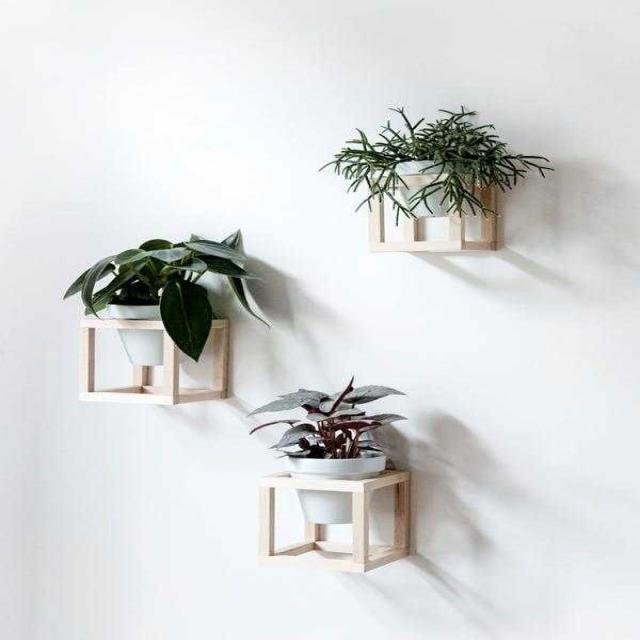
#> input picture data/positives/132TRWSZMTL0_jpg.rf.89ffe41d8b4dd753107c0ea6fb897609.jpg, 640 x 640 px; its folder holds 4 pictures in this run
$ python hog_train.py
#> lines starting #> are read from the running program, lines starting #| are printed output that depends on the picture
import cv2
import os
import numpy as np
from skimage.feature import hog
from sklearn.svm import LinearSVC
from sklearn.metrics import accuracy_score
from joblib import dump, load

# Paths for positive and negative sample directories
positive_path = 'data/positives/'
negative_path = 'data/negatives/'

# Parameters for HOG
hog_params = {
    'orientations': 9,
    'pixels_per_cell': (8, 8),
    'cells_per_block': (2, 2),
    'block_norm': 'L2-Hys'
}

# Function to extract HOG features
def extract_hog_features(image):
    features, _ = hog(
        image,
        visualize=True,
        **hog_params
    )
    return features

# Load images and extract HOG features
X = []
y = []

for img_name in os.listdir(positive_path):
    img = cv2.imread(os.path.join(positive_path, img_name), cv2.IMREAD_GRAYSCALE)
#> img: shape (640, 640); min 0, max 255, mean 216.5
    img_resized = cv2.resize(img, (128, 128))
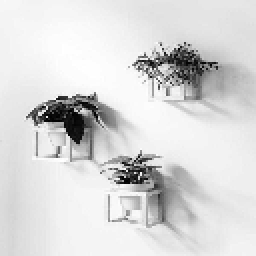
#> img_resized: shape (128, 128) (shown 2 times larger); min 0, max 255, mean 216.5
    features = extract_hog_features(img_resized)
#> in extract_hog_features, `features, _ = hog( image, visualize=True, **hog_params )`: features = 8100 values, max 0.682 at index 2263, min 0 at index 1, mean 0.126
    X.append(features)
    y.append(1)  # Label for positive class
#> pass 2 of the loop `for img_name in os.listdir(positive_path):`:
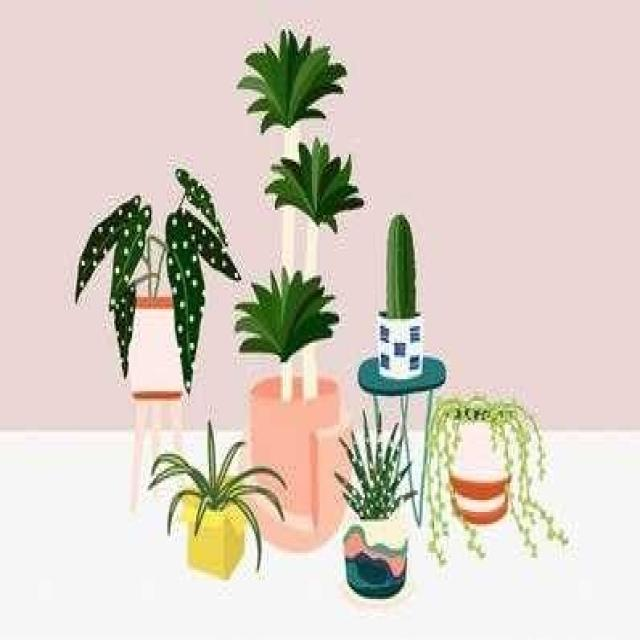
#> input picture data/positives/1VSDSJ772HS0_jpg.rf.e5f84d4e836579cbe8c65bcda132a1c0.jpg, 640 x 640 px
#> `img = cv2.imread(os.path.join(positive_path, img_name), cv2.IMREAD_GRA..`:
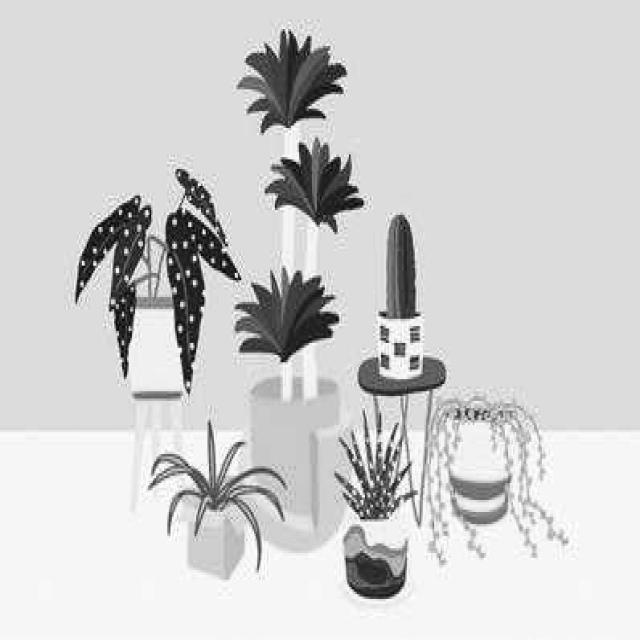
#> img: shape (640, 640); min 0, max 255, mean 208.2
#> `img_resized = cv2.resize(img, (128, 128))`:
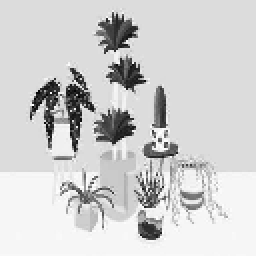
#> img_resized: shape (128, 128) (shown 2 times larger); min 2, max 255, mean 208.2
#> `features = extract_hog_features(img_resized)`: features = 8100 values, max 1 at index 342, min 0 at index 0, mean 0.0873
#> pass 3 of the loop `for img_name in os.listdir(positive_path):`:
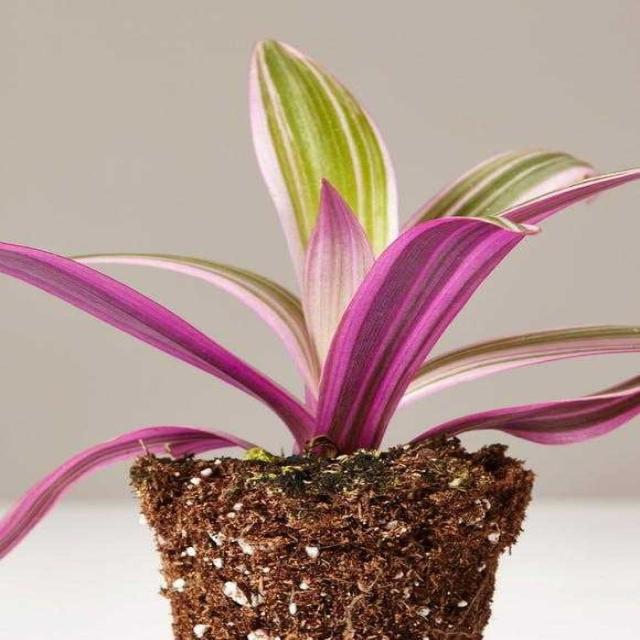
#> input picture data/positives/22X7IBHTT5SE_jpg.rf.92c1437435878b243b65274c32c7e5f1.jpg, 640 x 640 px
#> `img = cv2.imread(os.path.join(positive_path, img_name), cv2.IMREAD_GRA..`:
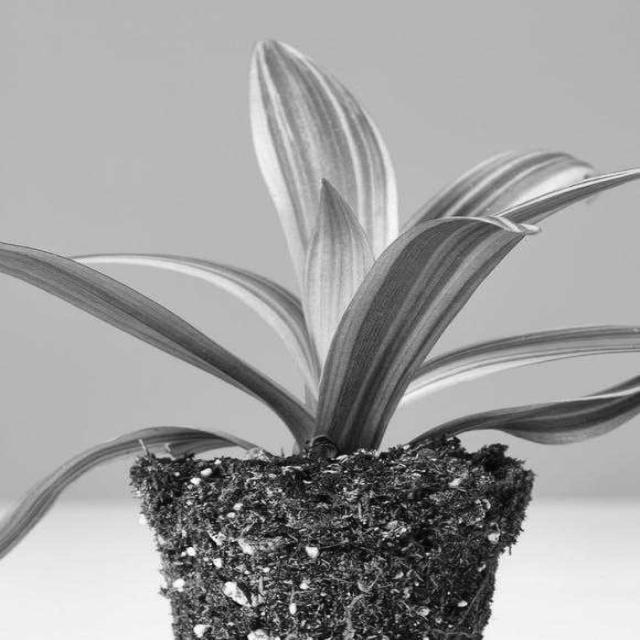
#> img: shape (640, 640); min 0, max 255, mean 158.3
#> `img_resized = cv2.resize(img, (128, 128))`:
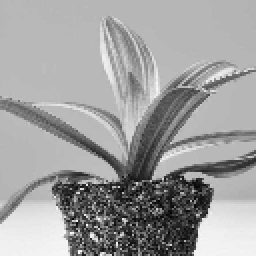
#> img_resized: shape (128, 128) (shown 2 times larger); min 1, max 251, mean 158.4
#> `features = extract_hog_features(img_resized)`: features = 8100 values, max 0.696 at index 7022, min 0 at index 1, mean 0.115
#> the loop made 4 passes; the first 3 are shown

#> (the run stopped early here; a loop or call above may not have finished)
